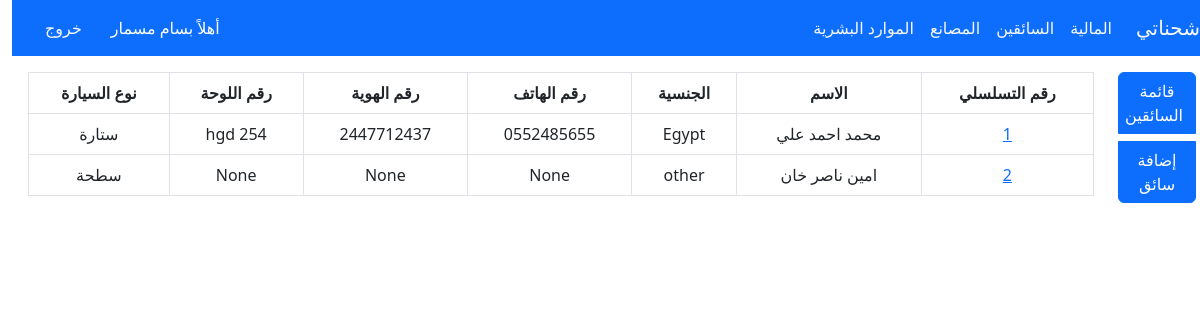
Screenshot of /deivers/ (signed in) with the database file from the repository.
### drivers/models.py (models this page shows, shortened)
class DriverModel(models.Model):
    driver_id = models.BigAutoField(primary_key=True)
    driver_name = models.CharField(max_length=225,  help_text='اسم السائق',  null=True, blank=True)
    Saudi_Arabia = 'Saudi'
    YEMEN = 'Yemeni'
    Syria = 'Syrian'
    Egypt = 'Egypt'
    Afghanistan = 'Afghanistan'
    Pakistan = 'Pakistani'
    Jordan = 'Jordanian'
    India = 'Indian'
    Other = 'other'
    countrys = [
        (Saudi_Arabia, 'Saudi'),
        (YEMEN, 'Yemeni'),
        (Syria, 'Syrian'),
        (Egypt, 'Egypt'),
        (Afghanistan, 'Afghanistan'),
        (Pakistan, 'Pakistani'),
        (Jordan, 'Jordanian'),
        (India, 'Indian'),
        (Other, 'other')
    ]
    driver_nationality = models.CharField(
        max_length=20, choices=countrys, default=Other,  help_text='جنسية السائق',  null=True, blank=True)
    driver_phone_number = models.CharField(
        max_length=16, help_text='رقم هاتف السائق ',  null=True, blank=True)
    Identification_Number = models.CharField(
        max_length=10,  help_text='رقم الهوية/الاقامة',  null=True, blank=True)
    truck_plate_number = models.CharField(
        max_length=8,  help_text='رقم لوحة الشاحنة',  null=True, blank=True)
    Truck_Reefers = 'تريلا براد'
    Truck_Flatbed  = 'سطحة'
    Truck_high_sides = 'جوانب عالي'
    Truck_Curtainsider = 'ستارة'
    lory_Flatbed= 'لوري عادي'
    lory_Reefers= 'لوري براد'
    dinah_Flatbed= 'يدنة عادي'
    dinah_Reefers= 'دينة براد'
    Vehicle = [
        (Truck_Reefers, 'تريلا براد'),
        (Truck_Flatbed, 'سطحة'),
        (Truck_high_sides, 'جوانب عالي'),
        (Truck_Curtainsider, 'ستارة'),
        (lory_Flatbed, 'لوري عادي'),
        (lory_Reefers, 'يدنة عادي'),
        (dinah_Flatbed, 'يدنة عادي'),
        (dinah_Reefers, 'دينة براد'),
    ]
    Vehicle_Type = models.CharField( choices=Vehicle, default=Truck_Flatbed,
        max_length=30, help_text='نوع السيارة(سطحة - جوانب) ....',  null=True, blank=True)
    Sequence_Number = models.CharField(
        max_length=30, help_text='الرقم التسلسلي من الاستمارة',  null=True, blank=True)
    Owner_car_id_number = models.CharField(
        max_length=10,  help_text='رقم هوية مالك السيارة',  null=True, blank=True)

### drivers/views.py (the view)
# urls.py: path('deivers/',driver_list, name='driver_list' ),
@login_required(login_url='login')
def driver_list(request):
    drivers = DriverModel.objects.all()
    return render(request, 'drivers/driver-list.html',{'drivers':drivers})

### templates/drivers/driver-list.html
{% extends 'base.html' %}
{% block item %}
<div class="btn-group-vertical m-3 w-100" role="group" aria-label="Vertical button group">
    <a href="{% url 'driver_list' %}" class="btn btn-primary mb-2">قائمة السائقين</a>
    <a href="{% url 'add_driver' %}" class="btn btn-primary mb-2"> إضافة سائق</a>
</div>
{% endblock %}
{% block content %}
<div class="table-responsive m-3 text-center">
    <table class="table table-bordered" id="dataTable" width="100%" cellspacing="0">
        <thead>
            <tr>
                <th>رقم التسلسلي</th>
                <th>الاسم </th>
                <th>الجنسية</th>
                <th>رقم الهاتف </th>
                <th>رقم الهوية</th>
                <th>رقم اللوحة</th>
                <th>نوع السيارة</th>
            </tr>
        </thead>
        <tbody>
            {% for driver in drivers %}
            <tr>
                <td><a href="{% url 'driver_details' driver.pk %}">{{ driver.driver_id }}</a> </td>
                <td>{{ driver.driver_name }}</a> </td>
                <td>{{ driver.driver_nationality }} </td>
                <td>{{ driver.driver_phone_number }} </td>
                <td>{{ driver.Identification_Number }} </td>
                <td>{{ driver.truck_plate_number }} </td>
                <td>{{ driver.Vehicle_Type }} </td>
            </tr>
            {% endfor %}
        </tbody>
    </table>
</div>
{% endblock %}

### templates/base.html (shortened to what this page needs)
{% load static %}
<!doctype html>
<html lang="ar" dir="rtl">
<head>
    <link rel="stylesheet" href="https://cdn.jsdelivr.net/npm/bootstrap@5.2.3/dist/css/bootstrap.rtl.min.css"
>
    <link href="{% static 'css/style.css' %}" rel="stylesheet">
    <link rel="stylesheet" href="https://use.fontawesome.com/releases/v5.8.1/css/all.css">
</head>
<body>
    {% if user.is_authenticated %}
    <header>
       <nav class="navbar navbar-expand-lg bg-primary ">
            <div class="container-fluid ">
                <a class="navbar-brand text-light" href="{% url 'home' %}">شحناتي</a>
                <div class="collapse navbar-collapse" id="navbarSupportedContent">
                    <ul class="navbar-nav me-auto mb-2 mb-lg-0">
                        <li class="nav-item">
                            <a class="nav-link active text-light" aria-current="page"
                                href="{% url 'catch_receipt_list' %}">المالية</a>
                        </li>
                        <li class="nav-item">
                            <a class="nav-link active text-light" aria-current="page"
                                href="{% url 'driver_list' %}">السائقين</a>
                        </li>
                        <li class="nav-item">
                            <a class="nav-link active text-light" aria-current="page"
                                href="{% url 'company_list' %}">المصانع</a>
                        </li>
                        <li class="nav-item">
                            <a class="nav-link active text-light" aria-current="page"
                                href="{% url 'accounts_list' %}">الموارد البشرية</a>
                        </li>
                    </ul>
                    <div class="d-grid gap-2 d-md-flex justify-content-md-end">
                        {% if user.is_authenticated %}
                        <span class=" m-2 text-white">أهلاً {{ user.first_name }}</span>
                        <button class="btn btn-primary me-md-2" type="button"><a class="nav-link active text-light" aria-current="page"
                            href="{% url 'logout' %}">خروج</a>
                         </button>
                         {% else %}
                        <button class="btn btn-primary me-md-2" type="button"><a class="nav-link active text-light" aria-current="page"
                            href="{% url 'login' %}">تسجيل الدخول</a>
                         </button>
                        {% endif %}
                    </div>
                </div>
            </div>
        </nav>
        {% endif %}
    </header>
    <div class="row justify-content-start">
        <div class="col-1">
            {% block item %}
            {% endblock %}
        </div>
        <div class="col-11">
            {% block content %}
            {% endblock %}
        </div>
    </div>
</body>
</html>

### rows the page displays
DriverModel: driver_name "محمد احمد علي", driver_nationality "Egypt", driver_phone_number "0552485655", Identification_Number "2447712437", truck_plate_number "254 hgd", Vehicle_Type "ستارة"
DriverModel: driver_name "امين ناصر خان", driver_nationality "other", driver_phone_number "None", Identification_Number "None", truck_plate_number "None", Vehicle_Type "سطحة"

### other values shown
{{ user.first_name }} "بسام مسمار"
